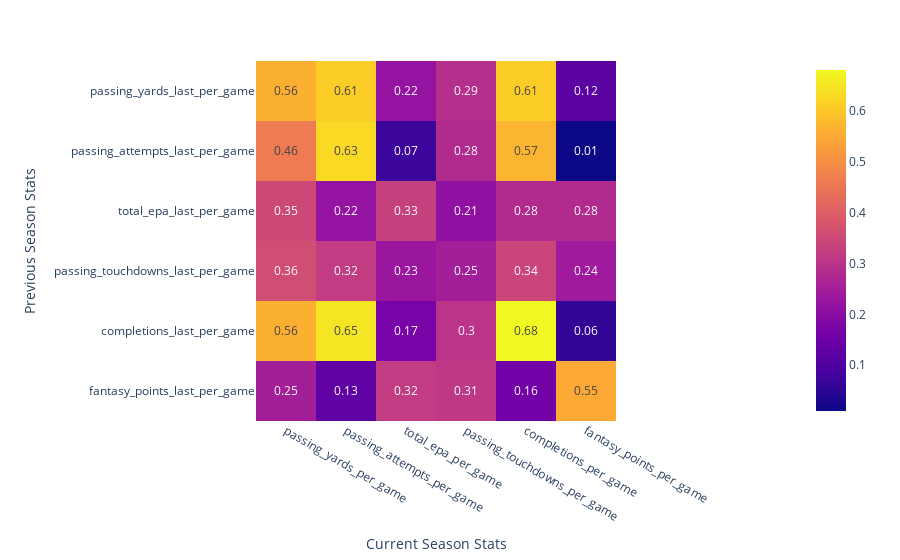

Notebook code for this chart:
### Markdown cell above
## Young

### Code cell
query = "games >= 12 and games_last >= 12 \
and passing_yards_per_game >= 150 and passing_yards_last_per_game >= 150 \
and age <= 30"
filter_df(df, query, x, y, "young")

### Figure 1 — Plotly figure (JSON) as saved in the notebook; plotly's stock layout.template omitted (floating-point values rounded to 4 significant figures)
{"data": [{"coloraxis": "coloraxis", "hovertemplate": "Current Season Stats: %{x}<br>Previous Season Stats: %{y}<br>color: %{z}<extra></extra>", "name": "0", "texttemplate": "%{z}", "type": "heatmap", "x": ["passing_yards_per_game", "passing_attempts_per_game", "total_epa_per_game", "passing_touchdowns_per_game", "completions_per_game", "fantasy_points_per_game"], "xaxis": "x", "y": ["passing_yards_last_per_game", "passing_attempts_last_per_game", "total_epa_last_per_game", "passing_touchdowns_last_per_game", "completions_last_per_game", "fantasy_points_last_per_game"], "yaxis": "y", "z": [[0.56, 0.61, 0.22, 0.29, 0.61, 0.12], [0.46, 0.63, 0.07, 0.28, 0.57, 0.01], [0.35, 0.22, 0.33, 0.21, 0.28, 0.28], [0.36, 0.32, 0.23, 0.25, 0.34, 0.24], [0.56, 0.65, 0.17, 0.3, 0.68, 0.06], [0.25, 0.13, 0.32, 0.31, 0.16, 0.55]]}], "layout": {"coloraxis": {"colorscale": [[0, "#0d0887"], [0.1111, "#46039f"], [0.2222, "#7201a8"], [0.3333, "#9c179e"], [0.4444, "#bd3786"], [0.5556, "#d8576b"], [0.6667, "#ed7953"], [0.7778, "#fb9f3a"], [0.8889, "#fdca26"], [1, "#f0f921"]]}, "margin": {"t": 60}, "xaxis": {"anchor": "y", "constrain": "domain", "domain": [0, 1], "scaleanchor": "y", "title": {"text": "Current Season Stats"}}, "yaxis": {"anchor": "x", "autorange": "reversed", "constrain": "domain", "domain": [0, 1], "title": {"text": "Previous Season Stats"}}}}
